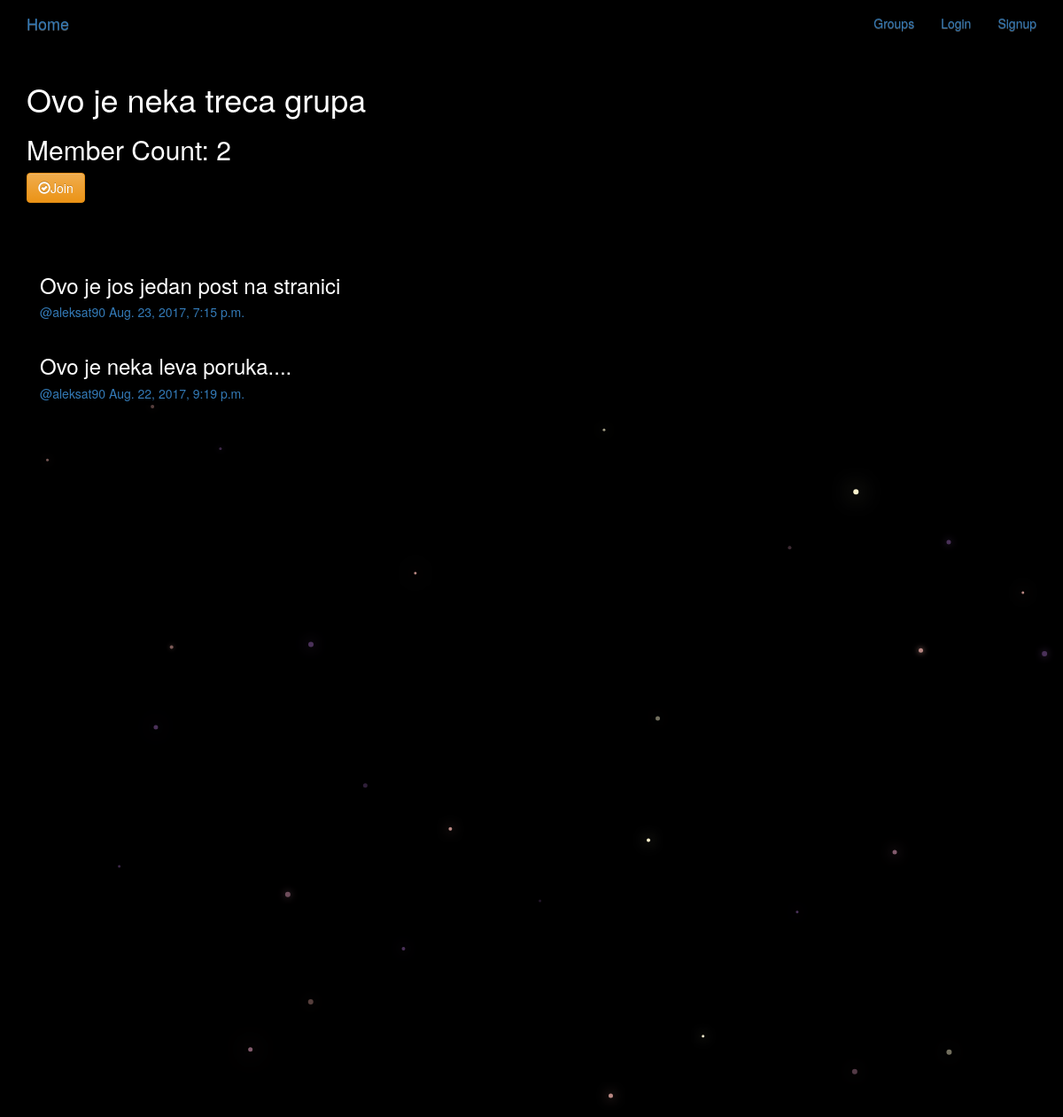
Page /groups/posts/in/ovo-je-neka-treca-grupa/ on the committed database.
### groups/models.py (models this page shows, shortened)
class Group(models.Model):
    name = models.CharField(max_length=255, unique=True)
    slug = models.SlugField(allow_unicode=True, unique=True)
    description = models.TextField(blank=True, default = '')
    description_html = models.TextField(editable=False, default='',blank=True)
    members = models.ManyToManyField(User, through = 'GroupMember')
    class Meta:
        ordering = ['name']

### posts/models.py (models this page shows, shortened)
class Post(models.Model):
    user = models.ForeignKey(User, related_name='posts')
    created_at = models.DateTimeField(auto_now=True)
    message = models.TextField()
    message_html = models.TextField(editable=False)
    group = models.ForeignKey(Group, related_name='posts', null=True, blank=True)
    class Meta:
        ordering = ['-created_at']
        unique_together = ['user','message']

### groups/views.py (the view)
# urls.py: url(r'posts/in/(?P<slug>[-\w]+)/$', views.SingleGroup.as_view(),name='single'),
class SingleGroup(generic.DetailView):
    model = Group

### groups/templates/groups/group_detail.html (shortened to what this page needs)
{%extends "groups/group_base.html"%}
{%block content%}
  <h1>{{group.name}}</h1>
  <h2>Member Count: {{group.members.count}}</h2>
  <div class="content">
    {%if user in group.members.all %}
      <a href="{% url 'groups:leave' slug=group.slug %}" class="btn btn-warning">
        <span class="glyphicon glyphicon-remove-circle"></span>Leave</a>
    {%else%}
      <a href="{% url 'groups:join' slug=group.slug %}" class="btn btn-warning">
        <span class="glyphicon glyphicon-ok-circle"></span>Join</a>
    {%endif%}
  </div>
  <br><br><br>
  <div class="col-md-8">
    {% if group.post.count == 0 %}
      <h2>No posts in this group yet</h2>
    {%else%}
      {% for post in group.posts.all %}
        {% include "posts/_post.html" %}
      {% endfor %}
    {%endif%}
  </div>
{%endblock%}

### posts/templates/posts/_post.html (shortened to what this page needs)
<!DOCTYPE html>
<div class="post media">
  <h3>{{post.message_html|safe}}</h3>
  <div class="media-body">
    <h5 class="media-heading">
      <span class="username">
        <a href="{% url 'posts:for_user' username=post.user.username %}">@{{post.user.username}}</a>
      </span>
      <time class="time">
        <a href="{% url 'posts:single' username=post.user.username pk=post.pk%}">{{post.created_at}}</a>
      </time>
    </h5>
  </div>
</div>

### static/social_net_site/css/master.css (style rules this page uses)
body { margin: 0; overflow: hidden; background-color: black; color:white; }

### rows in the picture
Group: name "Ovo je neka treca grupa", members.count "2"
Post: message_html "Ovo je jos jedan post na stranici", user.username "aleksat90", created_at "Aug. 23, 2017, 7:15 p.m."
Post: message_html "Ovo je neka leva poruka....", user.username "aleksat90", created_at "Aug. 22, 2017, 9:19 p.m."
